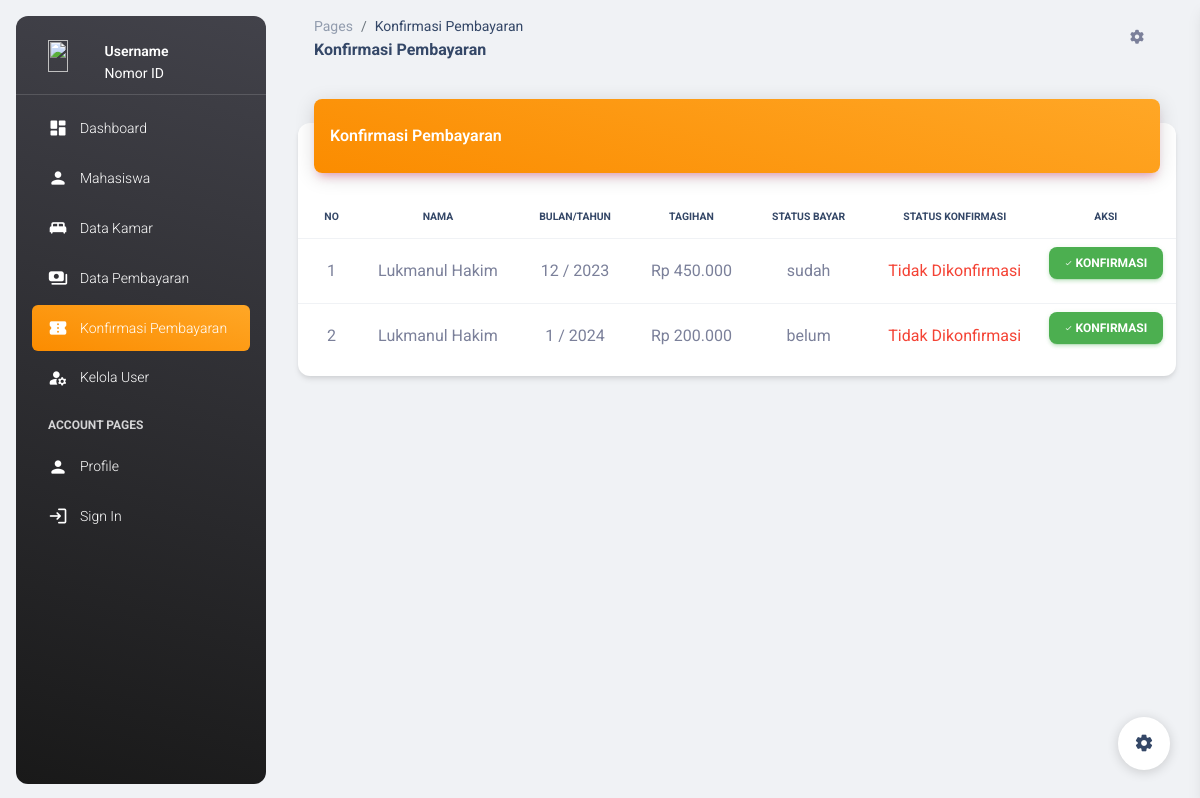
Screenshot of /konfirmasi.php?x=konfirmasi with the database file from the repository.
### tables this page shows
CREATE TABLE `tagihan` (
  `id_tagihan` int(25) NOT NULL,
  `id_mhs` int(15) NOT NULL,
  `nim` varchar(15) NOT NULL,
  `bulan` varchar(25) NOT NULL,
  `tahun` varchar(25) NOT NULL,
  `tagihan` int(15) NOT NULL,
  `status` varchar(25) NOT NULL,
  `konfirmasi` varchar(15) DEFAULT NULL
);

CREATE TABLE `mahasiswa` (
  `id_mhs` int(15) NOT NULL,
  `nim` varchar(100) NOT NULL,
  `nama_mhs` varchar(100) NOT NULL,
  `foto` varchar(255) NOT NULL,
  `tempat` varchar(50) NOT NULL,
  `tgl_lahir` date NOT NULL,
  `jk` varchar(15) NOT NULL,
  `kewarganegaraan` varchar(50) NOT NULL,
  `agama` varchar(50) NOT NULL,
  `email` varchar(50) NOT NULL,
  `no_hp` varchar(50) NOT NULL,
  `kode_pos` varchar(25) NOT NULL,
  `alamat` varchar(50) NOT NULL,
  `provinsi` varchar(255) NOT NULL,
  `kabupaten` varchar(255) NOT NULL,
  `kecamatan` varchar(255) NOT NULL,
  `ortu` varchar(50) NOT NULL,
  `no_hp_ortu` varchar(25) NOT NULL,
  `alamat_ortu` varchar(100) NOT NULL,
  `pendidikan` varchar(25) NOT NULL,
  `nama_sekolah` varchar(100) NOT NULL,
  `jurusan` varchar(50) NOT NULL,
  `prodi` varchar(50) NOT NULL,
  `semester` varchar(50) NOT NULL
);

### proses/koneksi.php (called while the page is built, shortened)
<?php
function format_rupiah($angka)
{
    $rupiah = "Rp " . number_format($angka, 0, ',', '.');
    return $rupiah;
}
?>

### konfirmasi.php (the view, shortened to what this page needs)
<?php include 'proses/koneksi.php'; ?>
<!DOCTYPE html>
<html lang="en">
<head>
  <link href="./assets/css/nucleo-icons.css" rel="stylesheet" />
  <link href="./assets/css/nucleo-svg.css" rel="stylesheet" />
  <link id="pagestyle" href="./assets/css/material-dashboard.css?v=3.0.0" rel="stylesheet" />
</head>
<body class="g-sidenav-show bg-gray-200">
  <?php include 'sidebar.php'; ?>
  <main class="main-content position-relative max-height-vh-100 h-100 border-radius-lg">
    <nav class="navbar navbar-main navbar-expand-lg px-0 mx-4 shadow-none border-radius-xl" id="navbarBlur"
      navbar-scroll="true">
      <div class="container-fluid py-1 px-3">
        <nav aria-label="breadcrumb">
          <ol class="breadcrumb bg-transparent mb-0 pb-0 pt-1 px-0 me-sm-6 me-5">
            <li class="breadcrumb-item text-sm"><a class="opacity-5 text-dark" href="javascript:;">Pages</a></li>
            <li class="breadcrumb-item text-sm text-dark active" aria-current="page">Konfirmasi Pembayaran</li>
          </ol>
          <h6 class="font-weight-bolder mb-0">Konfirmasi Pembayaran</h6>
        </nav>
        <ul class="navbar-nav justify-content-end">
          <li class="nav-item px-3 d-flex align-items-center">
            <a href="javascript:;" class="nav-link text-body p-0">
              <i class="fa fa-cog fixed-plugin-button-nav cursor-pointer"></i>
            </a>
          </li>
        </ul>
      </div>
    </nav>
    <div class="container-fluid py-4">
      <div class="row">
        <div class="col-12">
          <div class="card my-4">
            <div class="card-header p-0 position-relative mt-n4 mx-3 z-index-2">
              <div class="bg-gradient-warning shadow-primary border-radius-lg pt-4 pb-3">
                <div class="d-flex justify-content-between">
                  <h6 class="text-white text-capitalize ps-3">Konfirmasi Pembayaran</h6>
                </div>
              </div>
            </div>
            <div class="card-body px-0 pb-2">
              <div class="table-responsive p-0">
                <table class="table align-items-center mb-0 text-center">
                  <thead>
                    <tr>
                      <th class="text-uppercase text-dark text-xxs font-weight-bolder">No</th>
                      <th class="text-uppercase text-dark text-xxs font-weight-bolder">Nama</th>
                      <th class="text-uppercase text-dark text-xxs font-weight-bolder">Bulan/Tahun</th>
                      <th class="text-uppercase text-dark text-xxs font-weight-bolder">Tagihan</th>
                      <th class="text-uppercase text-dark text-xxs font-weight-bolder">Status Bayar</th>
                      <th class="text-uppercase text-dark text-xxs font-weight-bolder">Status Konfirmasi</th>
                      <th class="text-uppercase text-dark text-xxs font-weight-bolder">Aksi</th>
                    </tr>
                  </thead>
                  <tbody class="text-center">
                    <?php
                    $no = 1;
                    $kueri = mysqli_query($conn, "SELECT * FROM tagihan");
                    while ($row = mysqli_fetch_array($kueri)) {
                      $idmhs = $row['id_mhs'];
                      $kueri2 = mysqli_query($conn, "SELECT * FROM mahasiswa WHERE id_mhs = $idmhs");
                      $row2 = mysqli_fetch_array($kueri2);
                      ?>
                      <tr>
                        <td>
                          <?php echo $no++; ?>
                        </td>
                        <td>
                          <?php echo $row2['nama_mhs']; ?>
                        </td>
                        <td>
                          <?php echo $row['bulan']; ?> /
                          <?php echo $row['tahun']; ?>
                        </td>
                        <td>
                          <?php echo format_rupiah($row['tagihan']); ?>
                        </td>
                        <td>
                          <?php echo $row['status']; ?>
                        </td>
                        <td>
                          <?php if ($row['konfirmasi'] == null || $row['konfirmasi'] == '') {
                            echo '<div class="text-secondary">Belum Dikonfirmasi</div>';
                          } else {
                            if ($row['konfirmasi'] == 'true') {
                              echo '<div class="text-success">Dikonfirmasi</div>';
                            } else {
                              echo '<div class="text-danger">Tidak Dikonfirmasi</div>';
                            }
                          } ?>
                        </td>
                        <td>
                          <?php if ($row['konfirmasi'] == null || $row['konfirmasi'] == '') { ?>
                            <div class="d-flex">
                              <a href="proses/konfirmasi_pembayaran.php?id=<?php echo $row['id_tagihan']; ?>&konfirmasi=true"
                                class="btn btn-sm btn-success">
                                <i class="material-icons">done</i>
                                Konfirmasi
                              </a>
                              <a href="proses/konfirmasi_pembayaran.php?id=<?php echo $row['id_tagihan']; ?>&konfirmasi=false"
                                class="btn btn-sm btn-danger">
                                <i class="material-icons">close</i>
                                Tolak
                              </a>
                            </div>
                          <?php } else {
                            if ($row['konfirmasi'] == 'true') { ?>
                              <a href="proses/konfirmasi_pembayaran.php?id=<?php echo $row['id_tagihan']; ?>&konfirmasi=false"
                                class="btn btn-sm btn-danger">
                                <i class="material-icons">close</i>
                                Batalkan
                              </a>
                            <?php } else { ?>
                              <a href="proses/konfirmasi_pembayaran.php?id=<?php echo $row['id_tagihan']; ?>&konfirmasi=true"
                                class="btn btn-sm btn-success">
                                <i class="material-icons">done</i>
                                Konfirmasi
                              </a>
                            <?php }
                          } ?>
                        </td>
                      </tr>
                    <?php } ?>
                  </tbody>
                </table>
              </div>
            </div>
          </div>
        </div>
      </div>
    </div>
  </main>
  <div class="fixed-plugin">
    <a class="fixed-plugin-button text-dark position-fixed px-3 py-2">
      <i class="material-icons py-2">settings</i>
    </a>
  </div>
</body>
</html>

### rows the page displays
tagihan: id_mhs.nama_mhs "Lukmanul Hakim", bulan "12", tahun "2023", tagihan "Rp 450.000", status "sudah", konfirmasi "Tidak Dikonfirmasi"
tagihan: id_mhs.nama_mhs "Lukmanul Hakim", bulan "1", tahun "2024", tagihan "Rp 200.000", status "belum", konfirmasi "Tidak Dikonfirmasi"
